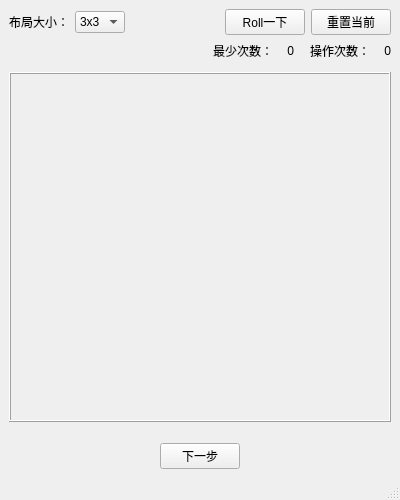
<?xml version="1.0" encoding="UTF-8"?>
<ui version="4.0">
 <class>MainWindow</class>
 <widget class="QMainWindow" name="MainWindow">
  <property name="geometry">
   <rect>
    <x>0</x>
    <y>0</y>
    <width>400</width>
    <height>500</height>
   </rect>
  </property>
  <property name="minimumSize">
   <size>
    <width>400</width>
    <height>500</height>
   </size>
  </property>
  <property name="maximumSize">
   <size>
    <width>400</width>
    <height>500</height>
   </size>
  </property>
  <property name="windowTitle">
   <string>数字华容道</string>
  </property>
  <property name="windowIcon">
   <iconset resource="image.qrc">
    <normaloff>:/QM.ico</normaloff>:/QM.ico</iconset>
  </property>
  <widget class="QWidget" name="centralwidget">
   <layout class="QGridLayout" name="gridLayout_3">
    <item row="0" column="0">
     <layout class="QGridLayout" name="gridLayout">
      <item row="0" column="0">
       <layout class="QHBoxLayout" name="horizontalLayout">
        <item>
         <widget class="QLabel" name="label">
          <property name="frameShape">
           <enum>QFrame::NoFrame</enum>
          </property>
          <property name="frameShadow">
           <enum>QFrame::Plain</enum>
          </property>
          <property name="text">
           <string>布局大小：</string>
          </property>
         </widget>
        </item>
        <item>
         <widget class="QComboBox" name="CbWidth">
          <property name="currentIndex">
           <number>1</number>
          </property>
          <property name="sizeAdjustPolicy">
           <enum>QComboBox::AdjustToContents</enum>
          </property>
          <item>
           <property name="text">
            <string>2x2</string>
           </property>
          </item>
          <item>
           <property name="text">
            <string>3x3</string>
           </property>
          </item>
          <item>
           <property name="text">
            <string>4x4</string>
           </property>
          </item>
          <item>
           <property name="text">
            <string>5x5</string>
           </property>
          </item>
         </widget>
        </item>
        <item>
         <spacer name="horizontalSpacer">
          <property name="orientation">
           <enum>Qt::Horizontal</enum>
          </property>
          <property name="sizeHint" stdset="0">
           <size>
            <width>40</width>
            <height>20</height>
           </size>
          </property>
         </spacer>
        </item>
        <item>
         <widget class="QPushButton" name="BtnRandom">
          <property name="text">
           <string>Roll一下</string>
          </property>
         </widget>
        </item>
        <item>
         <widget class="QPushButton" name="BtnReset">
          <property name="text">
           <string>重置当前</string>
          </property>
         </widget>
        </item>
       </layout>
      </item>
      <item row="4" column="0">
       <spacer name="verticalSpacer_2">
        <property name="orientation">
         <enum>Qt::Vertical</enum>
        </property>
        <property name="sizeType">
         <enum>QSizePolicy::Fixed</enum>
        </property>
        <property name="sizeHint" stdset="0">
         <size>
          <width>20</width>
          <height>15</height>
         </size>
        </property>
       </spacer>
      </item>
      <item row="2" column="0">
       <spacer name="verticalSpacer">
        <property name="orientation">
         <enum>Qt::Vertical</enum>
        </property>
        <property name="sizeType">
         <enum>QSizePolicy::Fixed</enum>
        </property>
        <property name="sizeHint" stdset="0">
         <size>
          <width>20</width>
          <height>5</height>
         </size>
        </property>
       </spacer>
      </item>
      <item row="3" column="0">
       <widget class="QFrame" name="GameFrame">
        <property name="sizePolicy">
         <sizepolicy hsizetype="Preferred" vsizetype="Preferred">
          <horstretch>0</horstretch>
          <verstretch>0</verstretch>
         </sizepolicy>
        </property>
        <property name="minimumSize">
         <size>
          <width>300</width>
          <height>300</height>
         </size>
        </property>
        <property name="styleSheet">
         <string notr="true">QLabel
{
	background-color:rgb(216, 255, 252);
	border : 2px solid gray;
    border-radius: 5px;
	padding : 2px;
	margin : 2px;
}
</string>
        </property>
        <property name="frameShape">
         <enum>QFrame::Box</enum>
        </property>
        <property name="frameShadow">
         <enum>QFrame::Raised</enum>
        </property>
        <layout class="QGridLayout" name="gridLayout_4">
         <item row="0" column="0">
          <layout class="QGridLayout" name="GameGrid">
           <property name="spacing">
            <number>10</number>
           </property>
          </layout>
         </item>
        </layout>
       </widget>
      </item>
      <item row="5" column="0">
       <layout class="QHBoxLayout" name="horizontalLayout_2">
        <item>
         <spacer name="horizontalSpacer_3">
          <property name="orientation">
           <enum>Qt::Horizontal</enum>
          </property>
          <property name="sizeHint" stdset="0">
           <size>
            <width>40</width>
            <height>20</height>
           </size>
          </property>
         </spacer>
        </item>
        <item>
         <widget class="QPushButton" name="BtnNextStep">
          <property name="text">
           <string>下一步</string>
          </property>
         </widget>
        </item>
        <item>
         <spacer name="horizontalSpacer_4">
          <property name="orientation">
           <enum>Qt::Horizontal</enum>
          </property>
          <property name="sizeHint" stdset="0">
           <size>
            <width>40</width>
            <height>20</height>
           </size>
          </property>
         </spacer>
        </item>
       </layout>
      </item>
      <item row="1" column="0">
       <layout class="QHBoxLayout" name="horizontalLayout_3">
        <item>
         <spacer name="horizontalSpacer_5">
          <property name="orientation">
           <enum>Qt::Horizontal</enum>
          </property>
          <property name="sizeHint" stdset="0">
           <size>
            <width>40</width>
            <height>20</height>
           </size>
          </property>
         </spacer>
        </item>
        <item>
         <widget class="QLabel" name="label_4">
          <property name="sizePolicy">
           <sizepolicy hsizetype="Preferred" vsizetype="Fixed">
            <horstretch>0</horstretch>
            <verstretch>0</verstretch>
           </sizepolicy>
          </property>
          <property name="text">
           <string>最少次数：</string>
          </property>
         </widget>
        </item>
        <item>
         <widget class="QLabel" name="LabMin">
          <property name="sizePolicy">
           <sizepolicy hsizetype="Preferred" vsizetype="Fixed">
            <horstretch>0</horstretch>
            <verstretch>0</verstretch>
           </sizepolicy>
          </property>
          <property name="minimumSize">
           <size>
            <width>15</width>
            <height>0</height>
           </size>
          </property>
          <property name="text">
           <string>0</string>
          </property>
          <property name="alignment">
           <set>Qt::AlignRight|Qt::AlignTrailing|Qt::AlignVCenter</set>
          </property>
         </widget>
        </item>
        <item>
         <spacer name="horizontalSpacer_6">
          <property name="orientation">
           <enum>Qt::Horizontal</enum>
          </property>
          <property name="sizeType">
           <enum>QSizePolicy::Fixed</enum>
          </property>
          <property name="sizeHint" stdset="0">
           <size>
            <width>10</width>
            <height>20</height>
           </size>
          </property>
         </spacer>
        </item>
        <item>
         <widget class="QLabel" name="label_2">
          <property name="sizePolicy">
           <sizepolicy hsizetype="Preferred" vsizetype="Fixed">
            <horstretch>0</horstretch>
            <verstretch>0</verstretch>
           </sizepolicy>
          </property>
          <property name="text">
           <string>操作次数：</string>
          </property>
         </widget>
        </item>
        <item>
         <widget class="QLabel" name="LabCount">
          <property name="sizePolicy">
           <sizepolicy hsizetype="Preferred" vsizetype="Fixed">
            <horstretch>0</horstretch>
            <verstretch>0</verstretch>
           </sizepolicy>
          </property>
          <property name="minimumSize">
           <size>
            <width>15</width>
            <height>0</height>
           </size>
          </property>
          <property name="text">
           <string>0</string>
          </property>
          <property name="alignment">
           <set>Qt::AlignRight|Qt::AlignTrailing|Qt::AlignVCenter</set>
          </property>
         </widget>
        </item>
       </layout>
      </item>
     </layout>
    </item>
   </layout>
  </widget>
  <widget class="QMenuBar" name="menubar">
   <property name="geometry">
    <rect>
     <x>0</x>
     <y>0</y>
     <width>400</width>
     <height>21</height>
    </rect>
   </property>
  </widget>
  <widget class="QStatusBar" name="statusbar"/>
 </widget>
 <resources>
  <include location="image.qrc"/>
 </resources>
 <connections/>
</ui>
